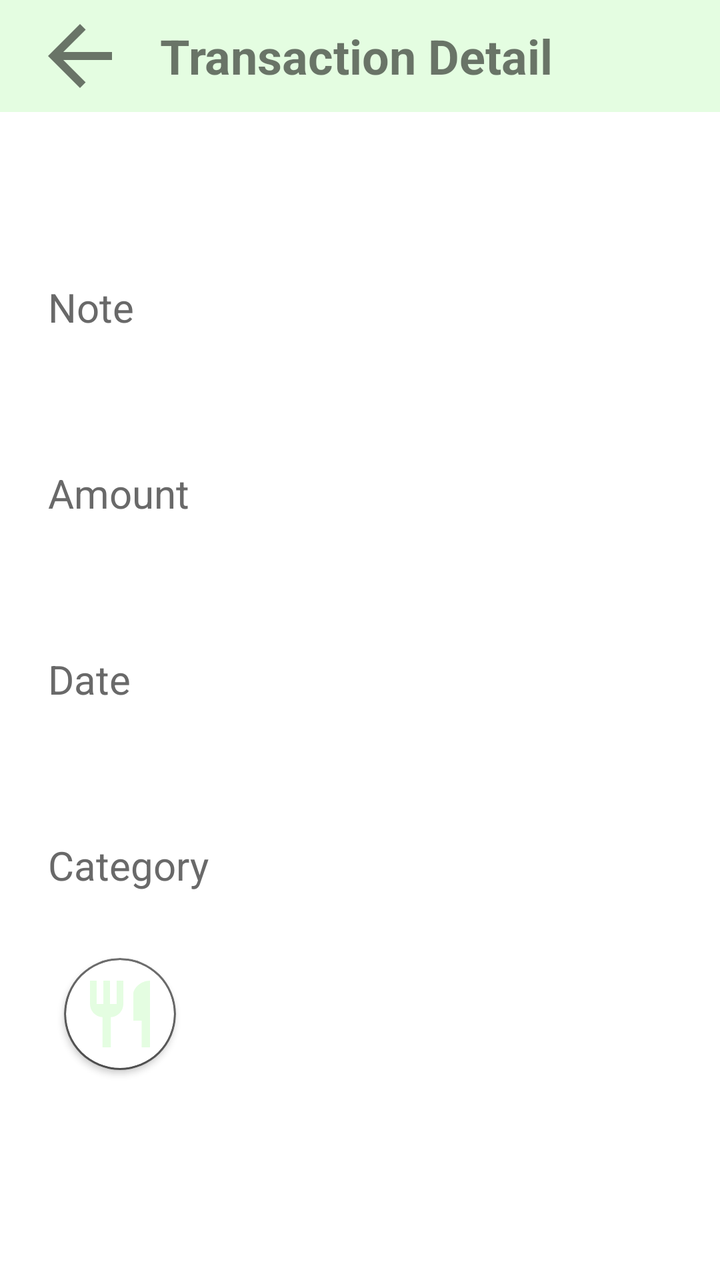
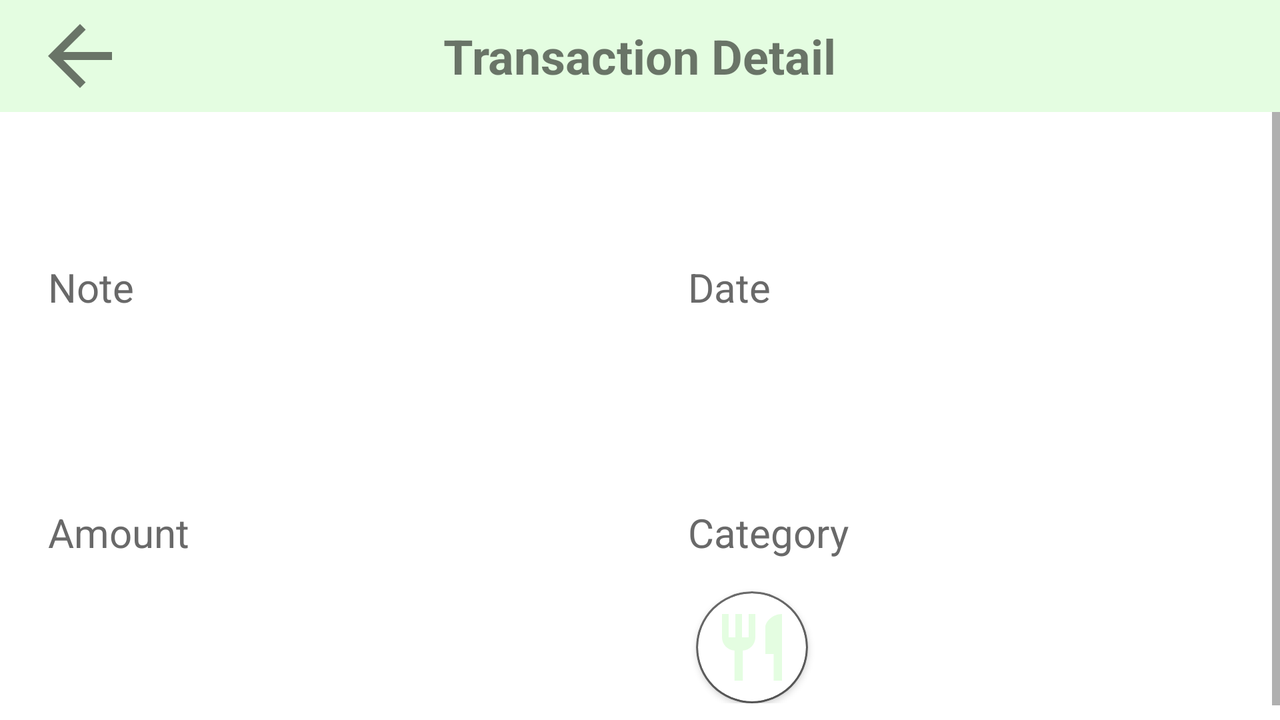

Two renders of one Android screen. The first uses the default layout on a phone; the second uses the alternative layout the repository ships for a different screen configuration, on a matching device. The two XML files are below.
<!-- AndroidManifest.xml: application theme AppTheme -->
<!-- res/layout/activity_transaction_detail.xml -->
<?xml version="1.0" encoding="utf-8"?>
<layout xmlns:android="http://schemas.android.com/apk/res/android"
    xmlns:app="http://schemas.android.com/apk/res-auto">

    <data>
        <variable
            name="transaction"
            type="id.ac.ui.cs.mobileprogramming.hadlina.moneytracker.model.entity.Transaction" />

        <variable
            name="amount"
            type="String" />
    </data>


    <LinearLayout
        android:layout_width="match_parent"
        android:layout_height="match_parent"
        android:orientation="vertical">

        <androidx.appcompat.widget.Toolbar
            android:id="@+id/toolBar"
            android:minHeight="?attr/actionBarSize"
            android:layout_width="match_parent"
            android:layout_height="wrap_content"
            android:background="@color/colorSecondary"
            app:layout_constraintTop_toTopOf="parent"
            app:layout_constraintStart_toStartOf="parent"
            app:layout_constraintEnd_toEndOf="parent">

            <ImageView
                android:id="@+id/iv_back"
                android:layout_width="wrap_content"
                android:layout_height="wrap_content"
                android:src="@drawable/ic_arrow_back_48dp" />

            <TextView
                android:id="@+id/tv_detailTransaction"
                android:textColor="@color/text_color"
                android:layout_marginStart="32sp"
                android:layout_width="wrap_content"
                android:layout_height="wrap_content"
                android:text="@string/transaction_detail_toolbar"
                android:textSize="24sp"
                android:textStyle="bold" />

        </androidx.appcompat.widget.Toolbar>

        <ScrollView
            android:layout_width="match_parent"
            android:layout_height="match_parent"
            android:fillViewport="true">

            <androidx.constraintlayout.widget.ConstraintLayout
                android:layout_width="match_parent"
                android:layout_height="wrap_content"
                android:background="@color/colorWhite">

                <TextView
                    android:id="@+id/tv_itemType"
                    android:layout_width="match_parent"
                    android:layout_height="wrap_content"
                    android:layout_marginStart="16dp"
                    android:layout_marginTop="25dp"
                    android:layout_marginEnd="16dp"
                    android:padding="8dp"
                    android:textSize="20sp"
                    android:textColor="@color/text_color_black"
                    android:textAlignment="center"
                    app:layout_constraintEnd_toEndOf="parent"
                    app:layout_constraintStart_toStartOf="parent"
                    app:layout_constraintTop_toTopOf="parent" />

                <TextView
                    android:id="@+id/tv_detailTitle"
                    android:layout_width="match_parent"
                    android:layout_height="wrap_content"
                    android:layout_marginStart="16dp"
                    android:layout_marginTop="8dp"
                    android:layout_marginEnd="16dp"
                    android:padding="8dp"
                    android:text="@string/general_label_note"
                    android:textSize="20sp"
                    android:textColor="@color/colorGrey"
                    app:layout_constraintEnd_toEndOf="parent"
                    app:layout_constraintStart_toStartOf="parent"
                    app:layout_constraintTop_toBottomOf="@id/tv_itemType" />

                <TextView
                    android:layout_width="match_parent"
                    android:layout_height="wrap_content"
                    android:layout_marginStart="16dp"
                    android:layout_marginEnd="16dp"
                    android:layout_marginTop="8dp"
                    android:paddingStart="8dp"
                    android:paddingEnd="8dp"
                    android:text="@{transaction.title}"
                    android:textSize="16sp"
                    android:textColor="@color/text_color_black"
                    app:layout_constraintTop_toBottomOf="@id/tv_detailTitle"
                    app:layout_constraintStart_toStartOf="parent"
                    app:layout_constraintEnd_toEndOf="parent"/>

                <TextView
                    android:id="@+id/tv_detailAmount"
                    android:layout_width="match_parent"
                    android:layout_height="wrap_content"
                    android:padding="8dp"
                    android:layout_marginTop="50dp"
                    android:layout_marginStart="16dp"
                    android:layout_marginEnd="16dp"
                    android:text="@string/general_label_amount"
                    android:textSize="20sp"
                    android:textColor="@color/colorGrey"
                    app:layout_constraintEnd_toEndOf="parent"
                    app:layout_constraintStart_toStartOf="parent"
                    app:layout_constraintTop_toBottomOf="@id/tv_detailTitle" />

                <TextView
                    android:layout_width="match_parent"
                    android:layout_height="wrap_content"
                    android:layout_marginStart="16dp"
                    android:layout_marginEnd="16dp"
                    android:layout_marginTop="8dp"
                    android:paddingStart="8dp"
                    android:paddingEnd="8dp"
                    android:text="@{amount}"
                    android:textSize="16sp"
                    android:textColor="@color/text_color_black"
                    app:layout_constraintTop_toBottomOf="@id/tv_detailAmount"
                    app:layout_constraintStart_toStartOf="parent"
                    app:layout_constraintEnd_toEndOf="parent"/>

                <TextView
                    android:id="@+id/tv_detailDate"
                    android:layout_width="match_parent"
                    android:layout_height="wrap_content"
                    android:padding="8dp"
                    android:layout_marginTop="50dp"
                    android:layout_marginStart="16dp"
                    android:layout_marginEnd="16dp"
                    android:text="@string/transaction_label_date"
                    android:textSize="20sp"
                    android:textColor="@color/colorGrey"
                    app:layout_constraintEnd_toEndOf="parent"
                    app:layout_constraintStart_toStartOf="parent"
                    app:layout_constraintTop_toBottomOf="@id/tv_detailAmount" />

                <TextView
                    android:layout_width="match_parent"
                    android:layout_height="wrap_content"
                    android:layout_marginStart="16dp"
                    android:layout_marginEnd="16dp"
                    android:layout_marginTop="8dp"
                    android:paddingStart="8dp"
                    android:paddingEnd="8dp"
                    android:text="@{transaction.date}"
                    android:textSize="16sp"
                    android:textColor="@color/text_color_black"
                    app:layout_constraintTop_toBottomOf="@id/tv_detailDate"
                    app:layout_constraintStart_toStartOf="parent"
                    app:layout_constraintEnd_toEndOf="parent"/>

                <TextView
                    android:id="@+id/tv_detailCategory"
                    android:layout_width="match_parent"
                    android:layout_height="wrap_content"
                    android:padding="8dp"
                    android:layout_marginTop="50dp"
                    android:layout_marginStart="16dp"
                    android:layout_marginEnd="16dp"
                    android:text="@string/transaction_category_label"
                    android:textSize="20sp"
                    android:textColor="@color/colorGrey"
                    app:layout_constraintEnd_toEndOf="parent"
                    app:layout_constraintStart_toStartOf="parent"
                    app:layout_constraintTop_toBottomOf="@+id/tv_detailDate" />

                <androidx.cardview.widget.CardView
                    android:id="@+id/item_icon"
                    android:layout_width="56dp"
                    android:layout_height="56dp"
                    android:layout_marginTop="25dp"
                    android:layout_marginStart="32dp"
                    app:cardCornerRadius="250dp"
                    app:cardBackgroundColor="@color/text_color"
                    app:layout_constraintTop_toBottomOf="@id/tv_detailCategory"
                    app:layout_constraintStart_toStartOf="parent">

                    <androidx.cardview.widget.CardView
                        android:layout_width="54dp"
                        android:layout_height="54dp"
                        app:cardCornerRadius="250dp"
                        android:layout_gravity="center">

                        <ImageView
                            android:id="@+id/item_image"
                            android:layout_width="40dp"
                            android:layout_height="40dp"
                            android:layout_gravity="center"
                            android:scaleType="centerCrop"
                            android:src="@drawable/ic_restaurant_24dp" />

                    </androidx.cardview.widget.CardView>

                </androidx.cardview.widget.CardView>

                <TextView
                    android:id="@+id/tv_category"
                    android:layout_width="wrap_content"
                    android:layout_height="wrap_content"
                    android:layout_marginStart="16dp"
                    android:layout_marginTop="44dp"
                    android:layout_marginEnd="16dp"
                    android:paddingStart="8dp"
                    android:paddingEnd="8dp"
                    android:textSize="16sp"
                    android:textColor="@color/text_color_black"
                    app:layout_constraintEnd_toEndOf="parent"
                    app:layout_constraintHorizontal_bias="0.05"
                    app:layout_constraintStart_toEndOf="@id/item_icon"
                    app:layout_constraintTop_toBottomOf="@id/tv_detailCategory" />

            </androidx.constraintlayout.widget.ConstraintLayout>
        </ScrollView>

    </LinearLayout>

</layout>
<!-- resources referenced by this layout -->
<resources>
  <color name="colorGrey">#696969</color>
  <color name="colorSecondary">#E4FDE1</color>
  <color name="colorWhite">#ffffff</color>
  <color name="text_color">#8a000000</color>
  <color name="text_color_black">#000000</color>
  <!-- drawable ic_arrow_back_48dp (drawable-v24) -->
  <vector xmlns:android="http://schemas.android.com/apk/res/android"
          android:width="48dp"
          android:height="48dp"
          android:viewportWidth="24.0"
          android:viewportHeight="24.0">
      <path
          android:fillColor="@color/text_color"
          android:pathData="M20,11H7.83l5.59,-5.59L12,4l-8,8 8,8 1.41,-1.41L7.83,13H20v-2z"/>
  </vector>
  <!-- drawable ic_restaurant_24dp (drawable-v24) -->
  <vector xmlns:android="http://schemas.android.com/apk/res/android"
          android:width="24dp"
          android:height="24dp"
          android:viewportWidth="24.0"
          android:viewportHeight="24.0">
      <path
          android:fillColor="@color/colorSecondary"
          android:pathData="M11,9L9,9L9,2L7,2v7L5,9L5,2L3,2v7c0,2.12 1.66,3.84 3.75,3.97L6.75,22h2.5v-9.03C11.34,12.84 13,11.12 13,9L13,2h-2v7zM16,6v8h2.5v8L21,22L21,2c-2.76,0 -5,2.24 -5,4z"/>
  </vector>
  <string name="general_label_amount">Amount</string>
  <string name="general_label_note">Note</string>
  <string name="transaction_category_label">Category</string>
  <string name="transaction_detail_toolbar">Transaction Detail</string>
  <string name="transaction_label_date">Date</string>
  <style name="AppTheme" parent="Theme.MaterialComponents.DayNight.NoActionBar">
          <item name="colorPrimary">@color/colorPrimary</item>
          <item name="android:statusBarColor">@color/colorSecondary</item>
          <item name="popupMenuStyle">@style/ActionBar.Popup</item>
      </style>
  <color name="colorPrimary">#E4FDE1</color>
  <style name="ActionBar.Popup" parent="ThemeOverlay.AppCompat.Light">
          <item name="android:popupBackground">@color/colorSecondary</item>
      </style>
</resources>
<!-- res/layout-land/activity_transaction_detail.xml (the author's variant of the layout above) -->
<!-- drawn on the phone turned sideways -->
<?xml version="1.0" encoding="utf-8"?>
<layout xmlns:android="http://schemas.android.com/apk/res/android"
    xmlns:app="http://schemas.android.com/apk/res-auto">

    <data>
        <variable
            name="transaction"
            type="id.ac.ui.cs.mobileprogramming.hadlina.moneytracker.model.entity.Transaction" />

        <variable
            name="amount"
            type="String" />
    </data>


    <LinearLayout
        android:layout_width="match_parent"
        android:layout_height="match_parent"
        android:orientation="vertical">

        <androidx.appcompat.widget.Toolbar
            android:id="@+id/toolBar"
            android:minHeight="?attr/actionBarSize"
            android:layout_width="match_parent"
            android:layout_height="wrap_content"
            android:background="@color/colorSecondary"
            app:layout_constraintTop_toTopOf="parent"
            app:layout_constraintStart_toStartOf="parent"
            app:layout_constraintEnd_toEndOf="parent">

            <ImageView
                android:id="@+id/iv_back"
                android:layout_width="wrap_content"
                android:layout_height="wrap_content"
                android:src="@drawable/ic_arrow_back_48dp" />

            <TextView
                android:id="@+id/tv_detailTransaction"
                android:layout_gravity="center"
                android:layout_width="wrap_content"
                android:layout_height="wrap_content"
                android:textColor="@color/text_color"
                android:text="@string/transaction_detail_toolbar"
                android:textSize="24sp"
                android:textStyle="bold" />

        </androidx.appcompat.widget.Toolbar>

        <ScrollView
            android:layout_width="match_parent"
            android:layout_height="match_parent"
            android:fillViewport="true">

            <androidx.constraintlayout.widget.ConstraintLayout
                android:layout_width="match_parent"
                android:layout_height="wrap_content"
                android:background="@color/colorWhite">

                <TextView
                    android:id="@+id/tv_itemType"
                    android:layout_width="match_parent"
                    android:layout_height="wrap_content"
                    android:layout_marginStart="16dp"
                    android:layout_marginTop="15dp"
                    android:layout_marginEnd="16dp"
                    android:padding="8dp"
                    android:textStyle="bold"
                    android:textSize="20sp"
                    android:textColor="@color/text_color_black"
                    android:textAlignment="center"
                    app:layout_constraintEnd_toEndOf="parent"
                    app:layout_constraintStart_toStartOf="parent"
                    app:layout_constraintTop_toTopOf="parent" />

                <LinearLayout
                    android:layout_width="match_parent"
                    android:layout_height="wrap_content"
                    android:orientation="horizontal"
                    app:layout_constraintStart_toStartOf="parent"
                    app:layout_constraintEnd_toEndOf="parent"
                    app:layout_constraintTop_toBottomOf="@id/tv_itemType"
                    app:layout_constraintBottom_toBottomOf="parent"
                    app:layout_constraintVertical_bias="0.25">

                    <LinearLayout
                        android:layout_width="0dp"
                        android:layout_height="wrap_content"
                        android:layout_weight="1"
                        android:orientation="vertical">

                        <TextView
                            android:id="@+id/tv_detailTitle"
                            android:layout_width="match_parent"
                            android:layout_height="wrap_content"
                            android:layout_marginStart="16dp"
                            android:layout_marginTop="8dp"
                            android:layout_marginEnd="16dp"
                            android:padding="8dp"
                            android:text="@string/general_label_note"
                            android:textSize="20sp"
                            android:textColor="@color/colorGrey"/>

                        <TextView
                            android:id="@+id/tv_title"
                            android:layout_width="match_parent"
                            android:layout_height="wrap_content"
                            android:layout_marginStart="16dp"
                            android:layout_marginEnd="16dp"
                            android:layout_marginTop="8dp"
                            android:paddingStart="8dp"
                            android:paddingEnd="8dp"
                            android:textColor="@color/text_color_black"
                            android:text="@{transaction.title}"
                            android:textSize="16sp"/>

                        <TextView
                            android:id="@+id/tv_detailAmount"
                            android:layout_width="match_parent"
                            android:layout_height="wrap_content"
                            android:padding="8dp"
                            android:layout_marginTop="50dp"
                            android:layout_marginStart="16dp"
                            android:layout_marginEnd="16dp"
                            android:text="@string/general_label_amount"
                            android:textSize="20sp"
                            android:textColor="@color/colorGrey"/>

                        <TextView
                            android:id="@+id/tv_amount"
                            android:textColor="@color/text_color_black"
                            android:layout_width="match_parent"
                            android:layout_height="wrap_content"
                            android:layout_marginStart="16dp"
                            android:layout_marginEnd="16dp"
                            android:layout_marginTop="8dp"
                            android:paddingStart="8dp"
                            android:paddingEnd="8dp"
                            android:text="@{amount}"
                            android:textSize="16sp"/>
                    </LinearLayout>

                    <LinearLayout
                        android:layout_width="0dp"
                        android:layout_height="wrap_content"
                        android:layout_weight="1"
                        android:orientation="vertical">

                        <TextView
                            android:id="@+id/tv_detailDate"
                            android:layout_width="match_parent"
                            android:layout_height="wrap_content"
                            android:layout_marginStart="16dp"
                            android:layout_marginTop="8dp"
                            android:layout_marginEnd="16dp"
                            android:padding="8dp"
                            android:text="@string/transaction_label_date"
                            android:textColor="@color/colorGrey"
                            android:textSize="20sp"/>

                        <TextView
                            android:layout_width="match_parent"
                            android:layout_height="wrap_content"
                            android:textColor="@color/text_color_black"
                            android:layout_marginStart="16dp"
                            android:layout_marginTop="8dp"
                            android:layout_marginEnd="16dp"
                            android:paddingStart="8dp"
                            android:paddingEnd="8dp"
                            android:text="@{transaction.date}"
                            android:textSize="16sp"/>

                        <TextView
                            android:id="@+id/tv_detailCategory"
                            android:layout_width="match_parent"
                            android:layout_height="wrap_content"
                            android:layout_marginStart="16dp"
                            android:layout_marginTop="50dp"
                            android:layout_marginEnd="16dp"
                            android:padding="8dp"
                            android:text="@string/transaction_category_label"
                            android:textColor="@color/colorGrey"
                            android:textSize="20sp"/>

                        <LinearLayout
                            android:layout_width="match_parent"
                            android:layout_height="wrap_content"
                            android:layout_marginBottom="16dp"
                            android:orientation="horizontal">

                            <androidx.cardview.widget.CardView
                                android:id="@+id/item_icon"
                                android:layout_width="56dp"
                                android:layout_height="56dp"
                                android:layout_marginStart="28dp"
                                android:layout_marginTop="8dp"
                                app:cardBackgroundColor="@color/text_color"
                                app:cardCornerRadius="250dp">

                                <androidx.cardview.widget.CardView
                                    android:layout_width="54dp"
                                    android:layout_height="54dp"
                                    app:cardCornerRadius="250dp"
                                    android:layout_gravity="center">

                                    <ImageView
                                        android:id="@+id/item_image"
                                        android:layout_width="40dp"
                                        android:layout_height="40dp"
                                        android:layout_gravity="center"
                                        android:scaleType="centerCrop"
                                        android:src="@drawable/ic_restaurant_24dp" />

                                </androidx.cardview.widget.CardView>
                            </androidx.cardview.widget.CardView>

                            <TextView
                                android:id="@+id/tv_category"
                                android:layout_width="wrap_content"
                                android:layout_height="wrap_content"
                                android:textColor="@color/text_color_black"
                                android:layout_marginStart="24dp"
                                android:layout_marginTop="20dp"
                                android:layout_marginEnd="16dp"
                                android:paddingStart="8dp"
                                android:paddingEnd="8dp"
                                android:textSize="16sp"/>

                        </LinearLayout>
                    </LinearLayout>
                </LinearLayout>

            </androidx.constraintlayout.widget.ConstraintLayout>
        </ScrollView>

    </LinearLayout>

</layout>
